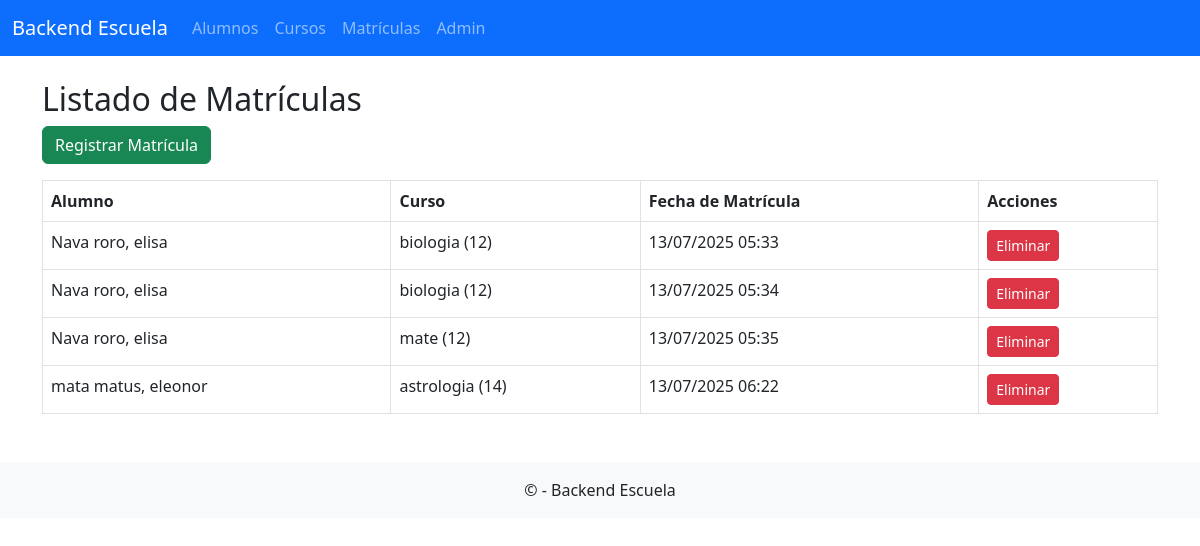
Page /matriculas/ on the committed database.
### frontend_appescuela/models.py (models this page shows, shortened)
class Matricula(models.Model):
    Alumno = models.ForeignKey(Alumno, on_delete=models.CASCADE)
    Curso = models.ForeignKey(Curso, on_delete=models.CASCADE)
    FechaMatricula = models.DateTimeField(auto_now_add=True)

class Alumno(models.Model):
    ApellidoPaterno = models.CharField(max_length=35)
    ApellidoMaterno = models.CharField(max_length=35)
    Nombres = models.CharField(max_length=35)
    NumControl = models.CharField(max_length=8, unique=True)
    FechaNacimiento = models.DateField()
    SEXOS = (('F', 'Femenino'), ('M', 'Masculino'))
    Sexo = models.CharField(max_length=1, choices=SEXOS, default='M')
    foto_alumno = models.ImageField(upload_to='proyectos/', blank=True, null=True)
    def NombreCompleto(self):
        return f"{self.ApellidoPaterno} {self.ApellidoMaterno}, {self.Nombres}"
    def __str__(self):
        return self.NombreCompleto()

class Curso(models.Model):
    Nombre = models.CharField(max_length=50)
    Creditos = models.PositiveSmallIntegerField()
    Estado = models.BooleanField(default=True)
    foto_curso = models.ImageField(upload_to='proyectos/', blank=True, null=True)
    def __str__(self):
        return f"{self.Nombre} ({self.Creditos})"

### frontend_appescuela/views.py (the view)
# urls.py: path('matriculas/', views.listado_matricula, name='listado_matricula'),
def listado_matricula(request):
    matriculas = Matricula.objects.all()
    return render(request, 'frontend_appescuela/listado_matricula.html', {'matriculas': matriculas})

### frontend_appescuela/templates/frontend_appescuela/listado_matricula.html (shortened to what this page needs)
{% extends "frontend_appescuela/base.html" %}
{% block content %}
<h2>Listado de Matrículas</h2>
<a href="{% url 'frontend_appescuela:crear_matricula' %}" class="btn btn-success mb-3">Registrar Matrícula</a>
<table class="table table-bordered">
    <thead class="thead-dark">
        <tr>
            <th>Alumno</th>
            <th>Curso</th>
            <th>Fecha de Matrícula</th>
            <th>Acciones</th>
        </tr>
    </thead>
    <tbody>
        {% for m in matriculas %}
        <tr>
            <td>{{ m.Alumno }}</td>
            <td>{{ m.Curso }}</td>
            <td>{{ m.FechaMatricula|date:"d/m/Y H:i" }}</td>
            <td>
                <a href="{% url 'frontend_appescuela:eliminar_matricula' m.id %}" class="btn btn-danger btn-sm">Eliminar</a>
            </td>
        </tr>
        {% endfor %}
    </tbody>
</table>
{% endblock %}

### rows in the picture
Matricula: Alumno "Nava roro, elisa", Curso "biologia (12)", FechaMatricula "13/07/2025 05:33"
Matricula: Alumno "Nava roro, elisa", Curso "biologia (12)", FechaMatricula "13/07/2025 05:34"
Matricula: Alumno "Nava roro, elisa", Curso "mate (12)", FechaMatricula "13/07/2025 05:35"
Matricula: Alumno "mata matus, eleonor", Curso "astrologia (14)", FechaMatricula "13/07/2025 06:22"
